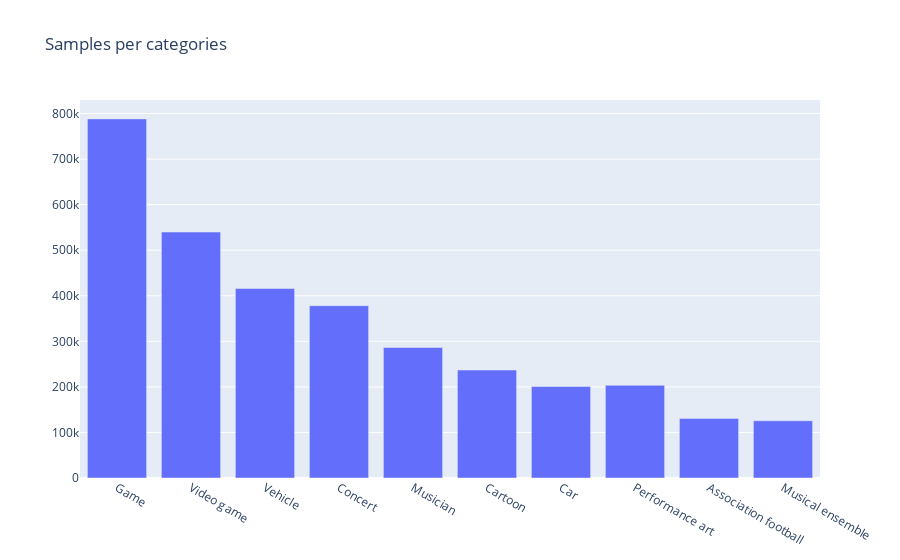

Notebook code cell kept with this figure:
### Markdown cell above
# Distribution of classes

### Code cell
samples_per_name = [vocabulary_df[vocabulary_df['Name']==n]['TrainVideoCount'].sum() for n in top_n_label_names]
import plotly.graph_objects as go
fig = go.Figure(data=[go.Bar(x=top_n_label_names, y=samples_per_name)])
fig.layout['title'] = "Samples per categories"
fig.show()

### Figure 1 — Plotly figure (JSON) as saved in the notebook; plotly's stock layout.template omitted (floating-point values rounded to 4 significant figures)
{"data": [{"type": "bar", "x": ["Game", "Video game", "Vehicle", "Concert", "Musician", "Cartoon", "Car", "Performance art", "Association football", "Musical ensemble"], "y": [788288, 539945, 415890, 378135, 286532, 236948, 200813, 203343, 130835, 125668]}], "layout": {"title": {"text": "Samples per categories"}}}
